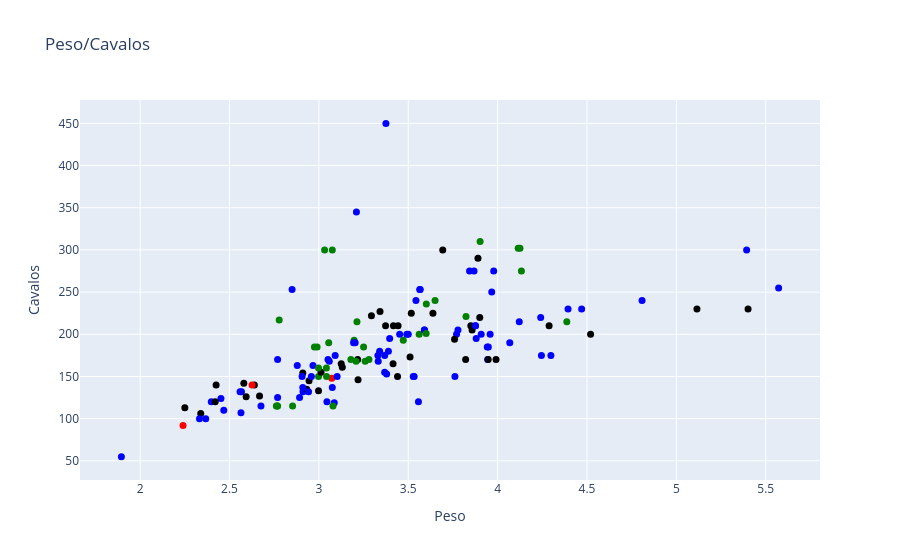
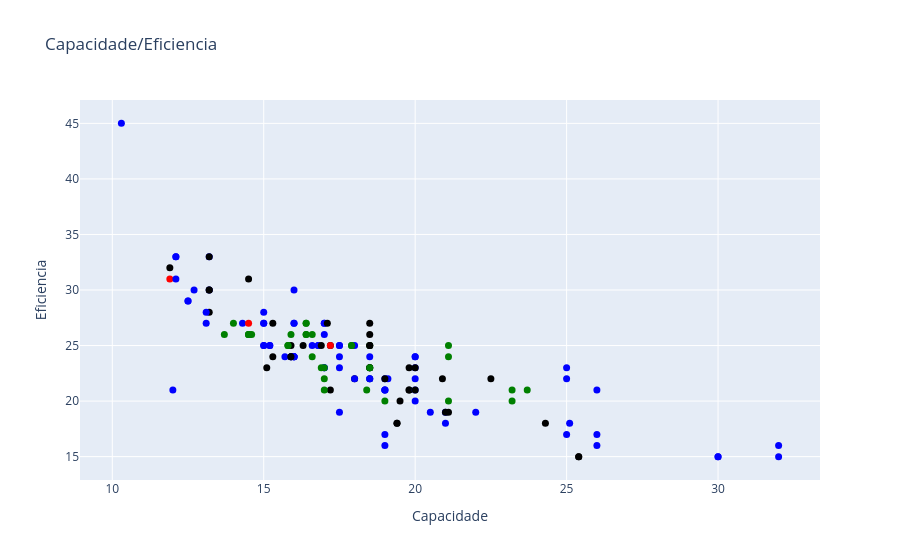

The code cell stored with these charts, in order, in its notebook:
### Code cell
def scattergraph(x,y,xname,yname,titulo,cor):
    fig = go.Figure()
    fig.add_trace(go.Scatter(
        x=x,
        y=y,
        mode='markers',
        marker=dict(color=cor,size=7)
    ))
    fig.update_layout(
            title=titulo,
            xaxis=dict(title=xname),
            yaxis=dict(title=yname) 
        )
    fig.show()

scattergraph(ds['Curb_weight'],ds['Horsepower'],'Peso','Cavalos','Peso/Cavalos',colorsPC)
scattergraph(ds['Fuel_capacity'],ds['Fuel_efficiency'],'Capacidade','Eficiencia','Capacidade/Eficiencia',colorsCE)

### Figure 1 — Plotly figure (JSON) as saved in the notebook; plotly's stock layout.template omitted (floating-point values rounded to 4 significant figures; data arrays with more than 128 entries replaced by an {"elided": "..."} marker saying what was removed)
{"data": [{"marker": {"color": {"elided": "152 str values"}, "size": 7}, "mode": "markers", "type": "scatter", "x": {"elided": "152 float values"}, "y": {"elided": "152 int values"}}], "layout": {"title": {"text": "Peso/Cavalos"}, "xaxis": {"title": {"text": "Peso"}}, "yaxis": {"title": {"text": "Cavalos"}}}}

### Figure 2 — Plotly figure (JSON) as saved in the notebook; plotly's stock layout.template omitted (floating-point values rounded to 4 significant figures; data arrays with more than 128 entries replaced by an {"elided": "..."} marker saying what was removed)
{"data": [{"marker": {"color": {"elided": "152 str values"}, "size": 7}, "mode": "markers", "type": "scatter", "x": {"elided": "152 float values"}, "y": {"elided": "152 int values"}}], "layout": {"title": {"text": "Capacidade/Eficiencia"}, "xaxis": {"title": {"text": "Capacidade"}}, "yaxis": {"title": {"text": "Eficiencia"}}}}
